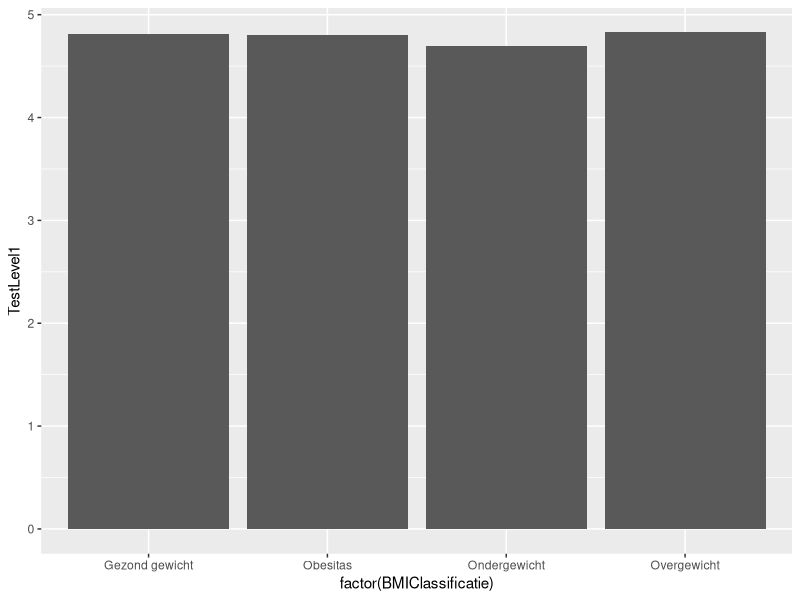
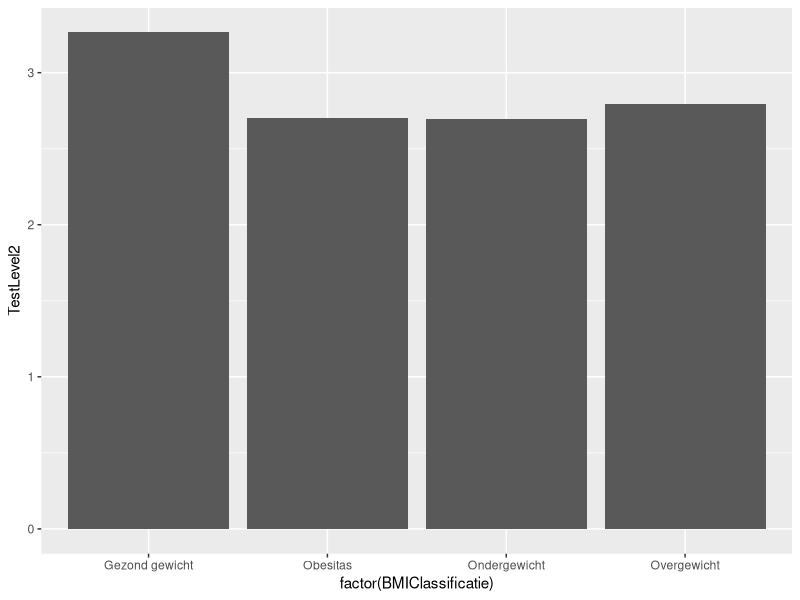
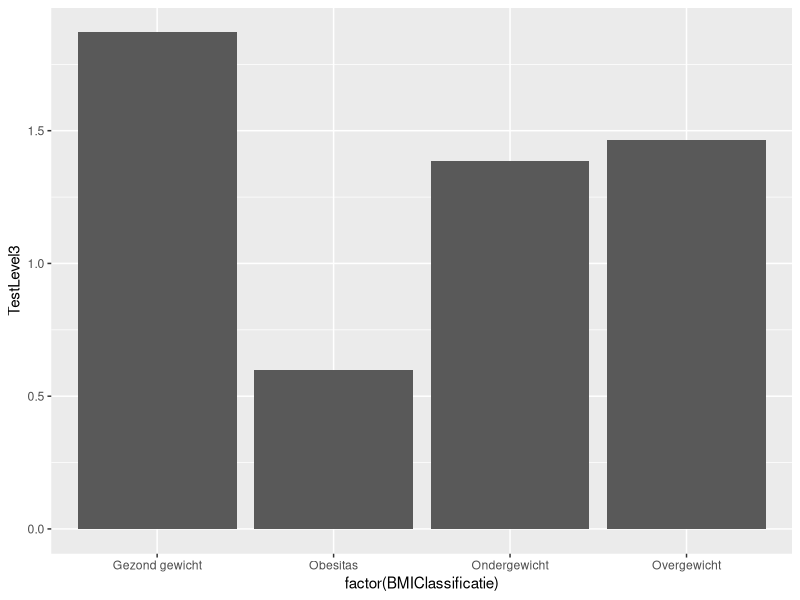
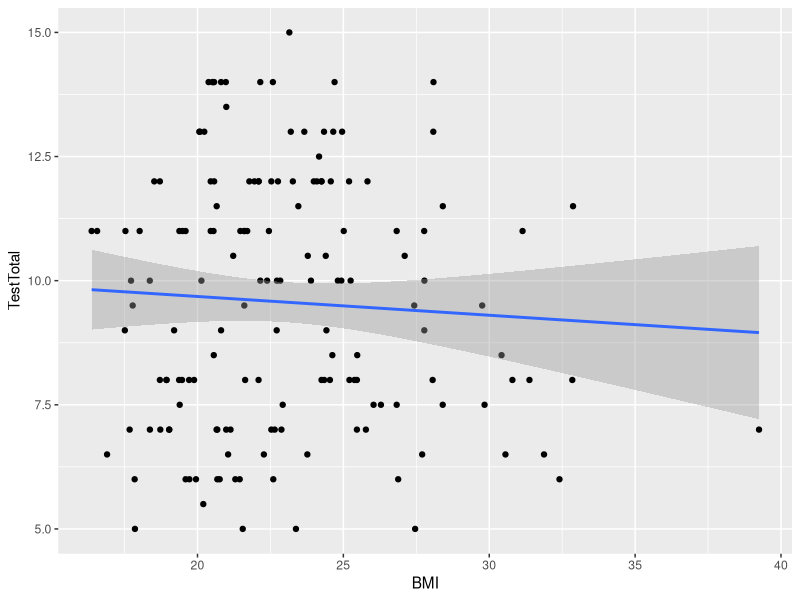

The R source for these figures, in order:
## ---- chunk 1
knitr::opts_chunk$set(echo = TRUE)
library(tidyverse)
## ---- chunk 2
BMIClass <- data.frame(
                Min = c(0, 18.5, 25, 30),
                Max = c(18.5, 25, 30, 50),
                Classificatie = c("Ondergewicht", "Gezond gewicht", "Overgewicht", "Obesitas")
                 )
## ---- chunk 3
data <- read_csv('../data/npe-1920-wiskundige-geletterdheid.csv')
allTestData  <-  na.omit(subset(data, select = c(11:12, 96:110))) %>%
  mutate(BMI = WeightKg/((LengthCm/100)^2)) %>%
  mutate(TestLevel1 = TestQ01 + TestQ02 + TestQ03 + TestQ04 + TestQ05) %>%
  mutate(TestLevel2 = TestQ06 + TestQ07 + TestQ08 + TestQ09 + TestQ10) %>%
  mutate(TestLevel3 = TestQ11 + TestQ12 + TestQ13 + TestQ14 + TestQ15) %>%
  mutate(TestTotal = TestLevel1 + TestLevel2 + TestLevel3)
allTestData <- allTestData[allTestData$TestTotal<=15,]
workData <- transform(allTestData, BMIClassificatie=BMIClass$Classificatie[findInterval(BMI ,BMIClass$Min)])
glimpse(workData)
## ---- chunk 4
par(mfrow=c(3,1))
ggplot(workData, aes(x = factor(BMIClassificatie), y = TestLevel1)) + 
  stat_summary(fun = "mean", geom = "bar")
ggplot(workData, aes(x = factor(BMIClassificatie), y = TestLevel2)) + 
  stat_summary(fun = "mean", geom = "bar")
ggplot(workData, aes(x = factor(BMIClassificatie), y = TestLevel3)) + 
  stat_summary(fun = "mean", geom = "bar")
## ---- chunk 5
ggplot(data = workData, mapping = aes(x = BMI, y = TestTotal)) +
  geom_point() +
  geom_smooth(method = "lm", formula = y ~ x)
## ---- chunk 6
#                                       afh                           onafh
regr_BMI_TestLevel3 <- lm(workData$TestTotal ~ workData$BMI)
regr_BMI_TestLevel3
## ---- chunk 7
correlatieCoefficient <- cor(x = workData$BMI, y = workData$TestTotal)
determinatieCoefficient <- correlatieCoefficient^2
correlatieCoefficient
determinatieCoefficient
